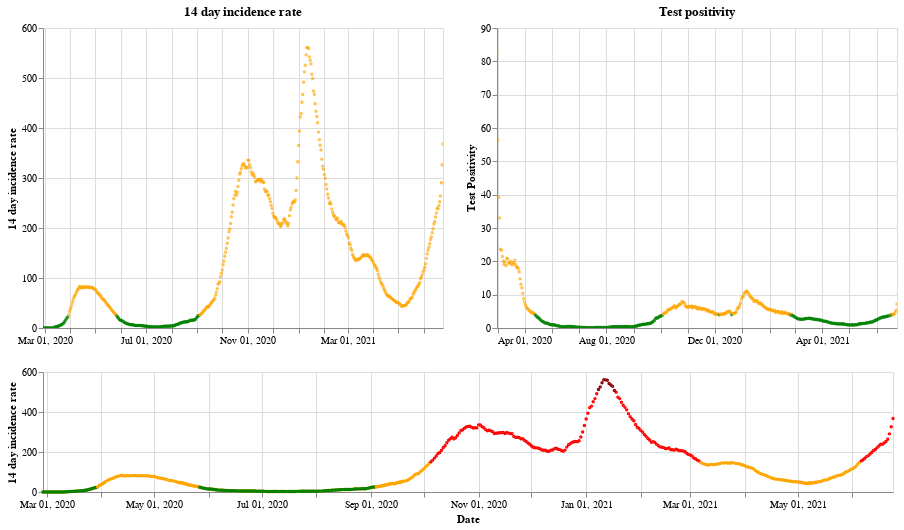

The cell this chart's notebook holds for it:
### Markdown cell above
## Scotland

### Code cell
plot_traffic_light('Scotland')

### Figure 1 — Vega-Lite specification as saved in the notebook (floating-point values rounded to 4 significant figures; data arrays with more than 128 entries replaced by an {"elided": "..."} marker saying what was removed)
{"config": {"view": {"continuousWidth": 400, "continuousHeight": 300}}, "vconcat": [{"hconcat": [{"mark": {"type": "point", "size": 2}, "encoding": {"color": {"condition": {"value": "green", "test": "(datum.twoWeeklyCasesRate <= 25)"}, "value": "orange"}, "tooltip": [{"type": "nominal", "field": "areaName"}, {"type": "temporal", "field": "date"}, {"type": "quantitative", "field": "twoWeeklyCasesRate"}, {"type": "quantitative", "field": "testPositivity"}], "x": {"type": "temporal", "axis": {"title": ""}, "field": "date", "scale": {"domain": {"selection": "DateBrush"}}, "timeUnit": "yearmonthdate"}, "y": {"type": "quantitative", "axis": {"title": "14 day incidence rate"}, "field": "twoWeeklyCasesRate"}}, "title": "14 day incidence rate", "width": 400}, {"mark": {"type": "point", "size": 2}, "encoding": {"color": {"condition": {"value": "green", "test": "(datum.testPositivity <= 4)"}, "value": "orange"}, "tooltip": [{"type": "nominal", "field": "areaName"}, {"type": "temporal", "field": "date"}, {"type": "quantitative", "field": "twoWeeklyCasesRate"}, {"type": "quantitative", "field": "testPositivity"}], "x": {"type": "temporal", "axis": {"title": ""}, "field": "date", "scale": {"domain": {"selection": "DateBrush"}}, "timeUnit": "yearmonthdate"}, "y": {"type": "quantitative", "axis": {"title": "Test Positivity"}, "field": "testPositivity"}}, "title": "Test positivity", "width": 400}]}, {"layer": [{"mark": {"type": "point", "size": 2}, "encoding": {"color": {"condition": {"value": "orange", "test": "((50 && datum.twoWeeklyCasesRate) < 150)"}, "value": "red"}, "opacity": {"condition": {"value": 1, "test": "((50 && datum.twoWeeklyCasesRate) < 500)"}, "value": 0}, "tooltip": [{"type": "nominal", "field": "areaName"}, {"type": "temporal", "field": "date"}, {"type": "quantitative", "field": "twoWeeklyCasesRate"}, {"type": "quantitative", "field": "testPositivity"}], "x": {"type": "temporal", "axis": {"title": "Date"}, "field": "date", "timeUnit": "yearmonthdate"}, "y": {"type": "quantitative", "axis": {"title": "14 day incidence rate"}, "field": "twoWeeklyCasesRate"}}, "selection": {"DateBrush": {"type": "interval", "encodings": ["x"], "fields": ["Time"]}}, "width": 850}, {"mark": {"type": "point", "size": 2}, "encoding": {"color": {"value": "darkred"}, "opacity": {"condition": {"value": 1, "test": "(datum.twoWeeklyCasesRate >= 500)"}, "value": 0}, "tooltip": [{"type": "nominal", "field": "areaName"}, {"type": "temporal", "field": "date"}, {"type": "quantitative", "field": "twoWeeklyCasesRate"}, {"type": "quantitative", "field": "testPositivity"}], "x": {"type": "temporal", "axis": {"title": "Date"}, "field": "date", "timeUnit": "yearmonthdate"}, "y": {"type": "quantitative", "axis": {"title": "14 day incidence rate"}, "field": "twoWeeklyCasesRate"}}, "width": 400}, {"mark": {"type": "point", "size": 2}, "encoding": {"color": {"condition": {"value": "green", "test": "((4 && datum.twoWeeklyCasesRate) < 25)"}, "value": "orange"}, "opacity": {"condition": {"value": 1, "test": "(datum.twoWeeklyCasesRate < 50)"}, "value": 0}, "tooltip": [{"type": "nominal", "field": "areaName"}, {"type": "temporal", "field": "date"}, {"type": "quantitative", "field": "twoWeeklyCasesRate"}, {"type": "quantitative", "field": "testPositivity"}], "x": {"type": "temporal", "axis": {"title": "Date"}, "field": "date", "timeUnit": "yearmonthdate"}, "y": {"type": "quantitative", "axis": {"title": "14 day incidence rate"}, "field": "twoWeeklyCasesRate"}}, "width": 400}], "height": 120, "width": 800}], "data": {"name": "data-b9ae05041d24698d2dd108729b9fab03"}, "$schema": "https://vega.github.io/schema/vega-lite/v4.8.1.json", "datasets": {"data-b9ae05041d24698d2dd108729b9fab03": {"elided": "483 records"}}}
